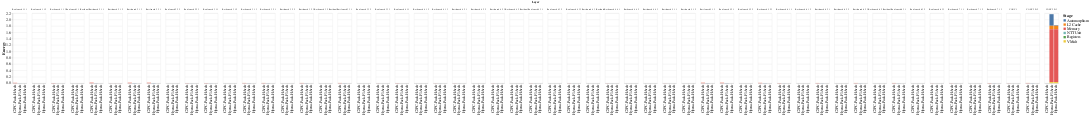

Write notebook code for a chart like this one.
### Code cell
structs = {
    'L2 Cache':{
        'Chiplet':['WT L2 Cache', 'IF L2 Cache', 'KSH L2 Cache'],
    },
    'Memory':{
        'Chiplet':['Memory']
    },
    'VMult':{
        'MUL':['MUL'],'NTT':['MUL'],'KSH':['MUL'],'ROT':['MUL'],
    },
    'Registers':{
        'MUL': ['IF File','WT File','Twiddle','KSH File','PSUM File','Buffer File'],
        'KSH': ['IF File','WT File','Twiddle','KSH File','PSUM File','Buffer File'],
    },
    'Automorphism':{
        'ROT': ['IF File','WT File','Twiddle','KSH File','PSUM File','Buffer File',
                'Total Shift', 'Total Transpose', 'Total Benes'],
    },
    'NTT Unit':{
        'NTT': ['IF File','WT File','Twiddle','KSH File','PSUM File','Buffer File'],
    }
}

temp_dd = []
SCALE = 1e9


for cnn_name, data in [("Mobile",data_mobile)]:
    for model in data:
        if 'ngraph' in model[0]:
            continue
        if 'plus' in model[0]:
            continue
#         if 'hyena' not in model[2]:
#             continue
        if 'hyena' not in model[0] and 'lion' not in model[0]:
            continue
        for layer in data[model]:
#             if 'FC' in data[model][layer]['Layer']:
# #                 print(data[model][layer]['Layer'])
#                 continue
            for name in structs:
                for category in structs[name]:
                    for stat in structs[name][category]:
                        temp_dd.append([
                            cnn_name,
                            replace_strings["_".join(model[:-1])],
                            data[model][layer]['Layer'],
                            name,
                            stat,
                            data[model][layer][category][stat]*master_energy[stat]/SCALE
                        ])
                        
df_dd = pd.DataFrame(temp_dd, columns=['Model', 'Config', 'Layer', 'Stage', 'Metric', "Energy"])
# df_l = df_temp[df_temp['Layer'] == 'CONV 2 1 2']
# df_l = df_temp[df_temp['Layer'] == 'CONV 2 1 Residual']
dd = df_dd.groupby(['Layer', 'Config','Stage']).sum().reset_index()


alt.Chart(dd).mark_bar().encode(
    x=alt.X('Config', axis=alt.Axis(title=None), sort="ascending"),
    y=alt.Y('Energy'),
    color='Stage',
    column=alt.Column('Layer')
).configure_axis(
    labelFontSize=15,
    titleFontSize=18
).configure_legend(
    labelFontSize=15,
    titleFontSize=18
).display()

# print(df_dd.groupby(['Model', 'Config']).sum().reset_index())

### Figure 1 — Vega-Lite specification as saved in the notebook (floating-point values rounded to 4 significant figures; data arrays with more than 128 entries replaced by an {"elided": "..."} marker saying what was removed)
{"config": {"view": {"continuousWidth": 400, "continuousHeight": 300}, "axis": {"labelFontSize": 15, "titleFontSize": 18}, "legend": {"labelFontSize": 15, "titleFontSize": 18}}, "data": {"name": "data-ca6c3185d2be96b2d13cf4b6b19b40dc"}, "mark": "bar", "encoding": {"color": {"field": "Stage", "type": "nominal"}, "column": {"field": "Layer", "type": "nominal"}, "x": {"axis": {"title": null}, "field": "Config", "sort": "ascending", "type": "nominal"}, "y": {"field": "Energy", "type": "quantitative"}}, "$schema": "https://vega.github.io/schema/vega-lite/v4.17.0.json", "datasets": {"data-ca6c3185d2be96b2d13cf4b6b19b40dc": {"elided": "990 records"}}}
